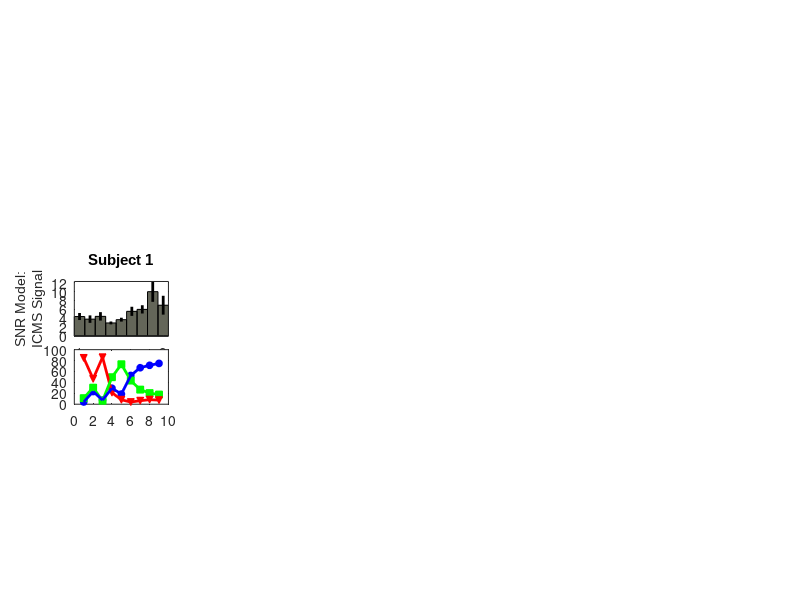

The MATLAB script that drew this image: (Note: this script raises an error after producing the figure.)
%% Figure: Tracking SNR models
clear
close all

% Set dots per inch
dpi = 96;

figure('units','pixels','Position',[0 0 8.5 11].*dpi)

% From left to right
H = [0.8 2.3 3.8 5.3 6.8];

% From bottom to top
V = [1.95 3.6 4.85];

% Layout of axes
pos      = [H(1)  V(3)  1 1;
            H(2)  V(3)  1 1;
            H(3)  V(3)  1 1;
            H(4)  V(3)  1 1;
            H(5)  V(3)  1 1;
            
            H(1)  V(2)  1 1;
            H(2)  V(2)  1 1;
            H(3)  V(2)  1 1;
            H(4)  V(2)  1 1;
            H(5)  V(2)  1 1
            
            H(1)  V(1)  1 1;
            H(2)  V(1)  1 1;
            H(3)  V(1)  1 1;
            H(4)  V(1)  1 1;
            H(5)  V(1)  1 1].*dpi;
            
%%%%%%%%%%%%%%%%%%%%%%%%%%%%%%%%%%%%%%%%%%%%%%%%%%%%
%%% SNR Models and Subject Behavior: Axes 1 - 10 %%%
%%%%%%%%%%%%%%%%%%%%%%%%%%%%%%%%%%%%%%%%%%%%%%%%%%%%
cd('C:\Program Files\MATLAB\R2006b\work\Learning_ICMS_figures\Fig5_SNR_Models')
% ensemble SNR model data
load('Figure5_Tracking_SNR_models.mat')
file_list = {R29s,V1s,V4s,V7s,V8s};

% ICMS: excitation: signal
means = {R29_means; V1_means; V4_means; V7_means; V8_means};
ses   = {R29_SEs;   V1_SEs;   V4_SEs;   V7_SEs;   V8_SEs};

% ICMS: inhibition: internal noise
meansC = {R29_meanb; V1_meanb; V4_meanb; V7_meanb; V8_meanb};
sesC   = {R29_SEb;   V1_SEb;   V4_SEb;   V7_SEb;   V8_SEb};

% Subjects' behavioral data
load('Subjects_Behavior.mat')

% Axes pointers
axs1   = 1:5;
axs2   = 6:10;
axs3   = 11:15;

for p = 1:size(pos,1)/3
    beh_sum = subject_Behavior{p};
    
    if p == 1
        metric = eval(['length(file_list{' num2str(p) '})']);
        axes('units','pixels','position',pos(axs1(p),:)),
        bar(means{p},'edge','k','facecolor',[0.3912 0.3990 0.350],'barwidth',1)
        line([1:metric;1:metric],[means{p}-ses{p};means{p}+ses{p}],'color','k','linewidth',2)
        ylabel([{'SNR Model:'};{'ICMS Signal'}],'fontsize',10,'fontname','arial')
        title(['Subject ' num2str(p)],'fontweight','bold','fontname','arial')
        set(gca,'xtick',[1 length(means{p})])
        set(gca,'xticklabel',{'1';num2str(metric)})
        axis tight
       
        axes('units','pixels','position',pos(axs2(p),:)),
        plot(beh_sum(1,:),'ob','markerfacecolor','b','markersize',5),hold on,
        plot(beh_sum(2,:),'sg','markerfacecolor','g','markersize',5)
        plot(beh_sum(3,:),'vr','markerfacecolor','r','markersize',5)
        plot(beh_sum(3,:),'r','linewidth',2)
        plot(beh_sum(2,:),'g','linewidth',2)
        plot(beh_sum(1,:),'b','linewidth',2)
        legend('Correct','False Alarm','Miss','Location',[0.715 0.124 .05 .05],'orientation','horizontal')
        
        ylim([0 100])
        xlim([0.5 size(beh_sum,2)+0.5])
        ylabel('Behavior (%)','fontsize',10,'fontname','arial')
        set(gca,'xtick',[1 size(beh_sum,2)])
        set(gca,'xticklabel',{'1';num2str(size(beh_sum,2))})
        set(gca,'ytick',[50 100])
        set(gca,'yticklabel',{'50';'100'})
        set(gca,'fontname','arial','fontsize',10)
        axis square
        
        axes('units','pixels','position',pos(axs3(p),:)),
        bar(meansC{p},'edge','k','facecolor',[0.3912 0.3990 0.350],'barwidth',1)
        line([1:metric;1:metric],[meansC{p}-sesC{p};meansC{p}+sesC{p}],'color','k','linewidth',2)
        set(gca,'xtick',[1 length(means{p})])
        set(gca,'xticklabel',{'1';num2str(metric)})
        ylabel([{'SNR Model:'};{'Internal Noise'}],'fontsize',10,'fontname','arial')
        axis tight
        temp = get(gca,'ylim');
        ylim([0 temp(2)])
       
    elseif p == 3
        metric = eval(['length(file_list{' num2str(p) '})']);
        axes('units','pixels','position',pos(axs1(p),:)),
        bar(means{p},'edge','k','facecolor',[0.3912 0.3990 0.350],'barwidth',1)
        line([1:metric;1:metric],[means{p}-ses{p};means{p}+ses{p}],'color','k','linewidth',2)
        title(['Subject ' num2str(p)],'fontweight','bold','fontname','arial')
        set(gca,'xtick',[1 length(means{p})])
        set(gca,'xticklabel',{'1';num2str(metric)})
        axis tight
       
        axes('units','pixels','position',pos(axs2(p),:)),
        plot(beh_sum(3,:),'vr','markerfacecolor','r','markersize',5),hold on,
        plot(beh_sum(2,:),'sg','markerfacecolor','g','markersize',5)
        plot(beh_sum(1,:),'ob','markerfacecolor','b','markersize',5)
        plot(beh_sum(3,:),'r','linewidth',2)
        plot(beh_sum(2,:),'g','linewidth',2)
        plot(beh_sum(1,:),'b','linewidth',2)

        ylim([0 100])
        xlim([0.5 size(beh_sum,2)+0.5])
        set(gca,'xtick',[1 size(beh_sum,2)])
        set(gca,'xticklabel',{'1';num2str(size(beh_sum,2))})
        set(gca,'ytick',[50 100])
        set(gca,'yticklabel',{'50';'100'})
        set(gca,'fontname','arial','fontsize',10)
        axis square
        
        axes('units','pixels','position',pos(axs3(p),:)),
        bar(meansC{p},'edge','k','facecolor',[0.3912 0.3990 0.350],'barwidth',1)
        line([1:metric;1:metric],[meansC{p}-sesC{p};meansC{p}+sesC{p}],'color','k','linewidth',2)
        set(gca,'xtick',[1 length(means{p})])
        set(gca,'xticklabel',{'1';num2str(metric)})
        xlabel('Session #','fontname','arial')
        axis tight
        temp = get(gca,'ylim');
        ylim([0 temp(2)])
        
    else
        metric = eval(['length(file_list{' num2str(p) '})']);
        axes('units','pixels','position',pos(axs1(p),:)),
        bar(means{p},'edge','k','facecolor',[0.3912 0.3990 0.350],'barwidth',1)
        line([1:metric;1:metric],[means{p}-ses{p};means{p}+ses{p}],'color','k','linewidth',2)
        title(['Subject ' num2str(p)],'fontweight','bold','fontname','arial')
        set(gca,'xtick',[1 length(means{p})])
        set(gca,'xticklabel',{'1';num2str(metric)})
        axis tight
       
        axes('units','pixels','position',pos(axs2(p),:)),
        plot(beh_sum(3,:),'vr','markerfacecolor','r','markersize',5),hold on,
        plot(beh_sum(2,:),'sg','markerfacecolor','g','markersize',5)
        plot(beh_sum(1,:),'ob','markerfacecolor','b','markersize',5)
        plot(beh_sum(3,:),'r','linewidth',2)
        plot(beh_sum(2,:),'g','linewidth',2)
        plot(beh_sum(1,:),'b','linewidth',2)

        ylim([0 100])
        xlim([0.5 size(beh_sum,2)+0.5])
        set(gca,'xtick',[1 size(beh_sum,2)])
        set(gca,'xticklabel',{'1';num2str(size(beh_sum,2))})
        set(gca,'ytick',[50 100])
        set(gca,'yticklabel',{'50';'100'})
        set(gca,'fontname','arial','fontsize',10)
        axis square
        
        axes('units','pixels','position',pos(axs3(p),:)),
        bar(meansC{p},'edge','k','facecolor',[0.3912 0.3990 0.350],'barwidth',1)
        line([1:metric;1:metric],[meansC{p}-sesC{p};meansC{p}+sesC{p}],'color','k','linewidth',2)
        set(gca,'xtick',[1 length(means{p})])
        set(gca,'xticklabel',{'1';num2str(metric)})
        axis tight
        temp = get(gca,'ylim');
        ylim([0 temp(2)])
       
    end
end

annotation('textbox',[.35 0.54 .05 .05],'string','Signal-to-Noise Models v. Behavior','fontname','arial','fontsize',10,'fontweight','bold','edgecolor','none');

set(findobj(gcf,'Type','axes'),'box','off')
set(gcf,'color','w')
set(gcf,'PaperPositionMode','manual','PaperUnits','inches','PaperPosition',[0 0 8.5 11])
